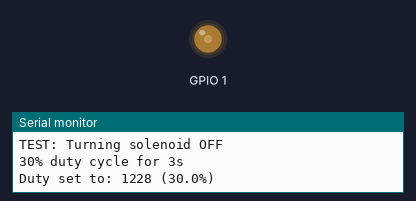
A program run on a simulated ESP32-S3. On the bench: output pins drawn as LEDs (lit = HIGH), the last lines printed to the serial monitor.

Above: at 4.05 s.
At 17.0 s:
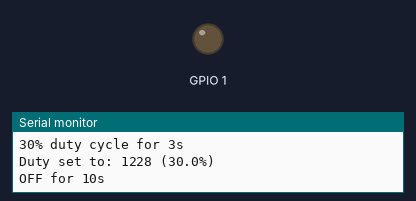
Timing chart, 0 to 20.9 s (numbered marks = the images above):
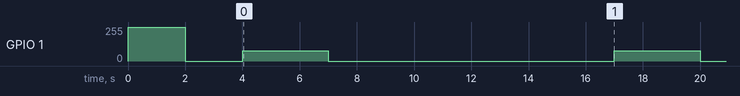

The program:

main.cpp
```cpp
#include "Solenoid.hpp"

Solenoid solenoid(1, 0);

void setup() {
    Serial.begin(115200);
    solenoid.begin();

    // Simple on/off test - no PWM
    Serial.println("TEST: Turning solenoid ON");
    digitalWrite(1, HIGH);  // Bypass PWM, force pin high
    delay(2000);

    Serial.println("TEST: Turning solenoid OFF");
    digitalWrite(1, LOW);   // Force pin low
    delay(2000);
}

void loop() {
    // Your 30% duty cycle test
    Serial.println("30% duty cycle for 3s");
    solenoid.setDutyPercentage(30.0f);
    Serial.printf("Duty set to: %d (%.1f%%)\n", solenoid.getDuty(), solenoid.getDutyPercentage());
    delay(3000);

    solenoid.off();
    Serial.println("OFF for 10s");
    delay(10000);
}
```

Measured:
- by itself, GPIO 1: repeats every 13.0 s: 76/255 3.0 s, 0/255 10.0 s
